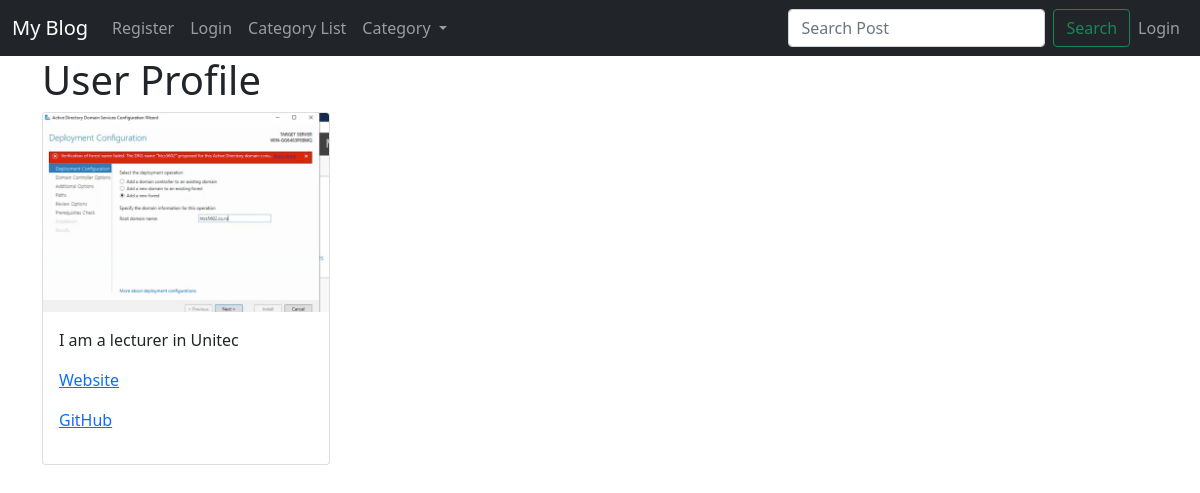
/members/1/profile/, run on the app's committed database.
### blog/models.py (models this page shows, shortened)
class Profile(models.Model):
    user = models.OneToOneField(User, null=True, on_delete=models.CASCADE)
    bio = models.TextField()
    profile_pic = models.ImageField(null=True, blank=True, upload_to="images/profile/")
    website_url = models.CharField(max_length=255, null=True, blank=True)
    github_url = models.CharField(max_length=255, null=True, blank=True)

### members/views.py (the view)
# urls.py: path('<int:pk>/profile/', ShowProfileView.as_view(), name='show_profile_page'),
class ShowProfileView(DetailView):
    model = Profile
    template_name = 'registration/user_profile.html'
    def get_context_data(self, *args, **kwargs):
        context = super(ShowProfileView, self).get_context_data(**kwargs)
        page_user = get_object_or_404(Profile, id=self.kwargs['pk'])
        context["page_user"] = page_user
        return context

### blog/context_processors.py (called while the page is built)
def getCategories(request):
    return {"categories":Category.objects.all()}

### members/templates/registration/user_profile.html (shortened to what this page needs)
{% extends 'base.html' %}
{% load static %}
{% block content %}
    <h1>User Profile</h1>
    <div class="card" style="width: 18rem;">
    {% if page_user.profile_pic %}
        <img class="card-img-top" src="{{ page_user.profile_pic.url }}" alt="Card image cap">
    {% else %}
        <img class="card-img-top" src="{% static 'blog/images/face.jpg' %}" alt="Card image cap">
    {% endif %}
        <div class="card-body">
            {% if page_user.bio %}
            <p class="card-text">{{ page_user.bio }}</p>
                {% else %}
                <p>This is a lazy guy</p>
            {% endif %}
        {% if page_user.bio %}
            <p><a href="{{ page_user.website_url }}" target="_blank">Website</a></p>
        {% else %}
                <p>There is no website</p>
        {% endif %}
        {% if page_user.bio %}
            <p><a href="{{ page_user.github_url }}" target="_blank">GitHub</a></p>
        {% else %}
                <p>There is no GitHub</p>
        {% endif %}
        </div>
    </div>
{% endblock %}

### data on the page
Profile: profile_pic (picture), bio "I am a lecturer in Unitec"
